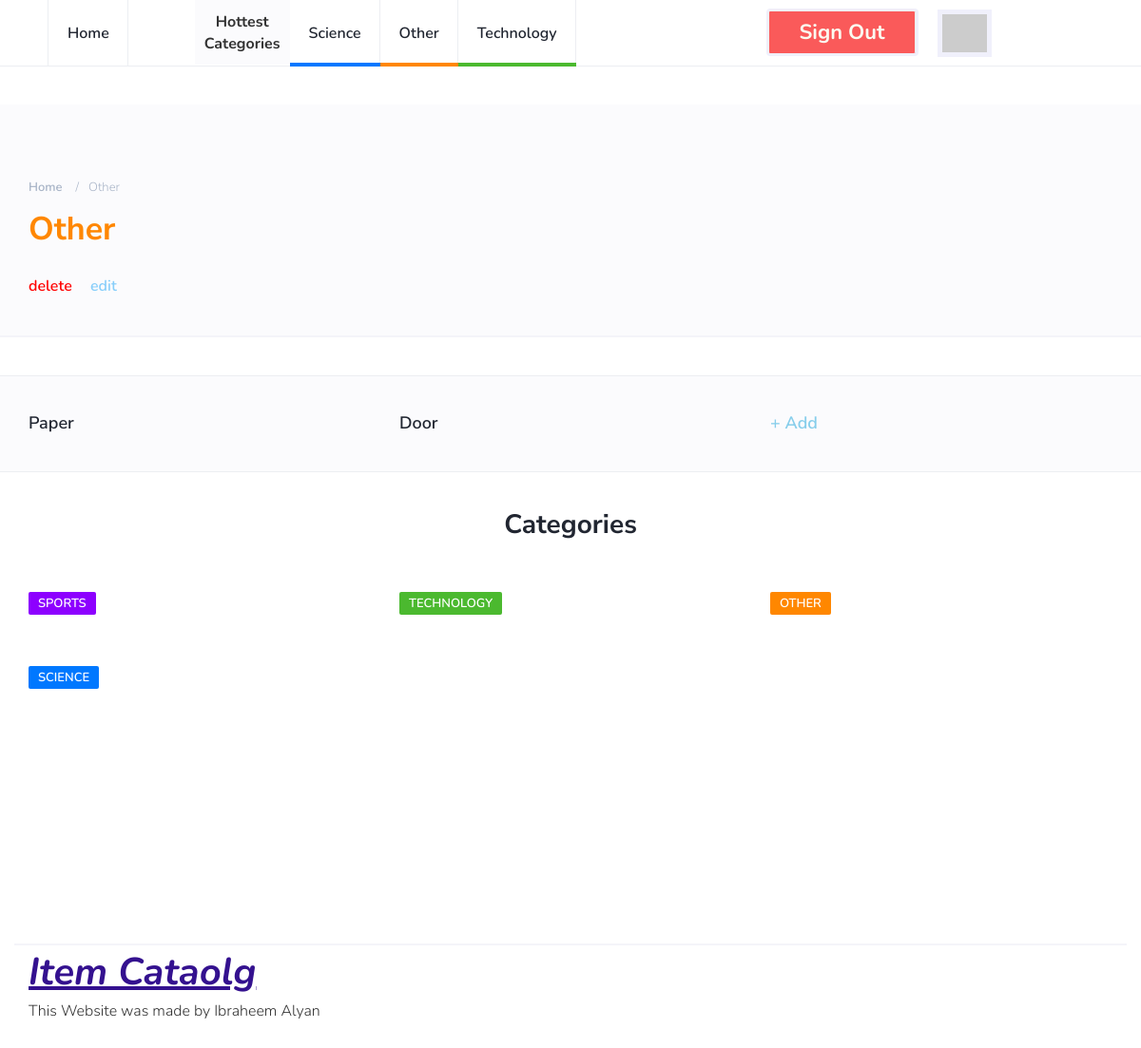
The page /catalog/Other/items (signed in) on the database its author committed.
### database_setup.py (models this page shows, shortened)
class Category(Base):
    __tablename__ = 'category'
    id = Column(Integer, primary_key = True)
    name =Column(String(80), nullable = False)

class Item(Base):
    __tablename__ = 'item'
    id = Column(Integer, primary_key=True)
    title = Column(String(100), nullable=False)
    description = Column(String(1000), nullable=False)
    author_id = Column(Integer, ForeignKey('user.id'))
    author = relationship(User)
    cat_id = Column(Integer, ForeignKey('category.id'))
    category = relationship(Category, cascade="all, delete-orphan", single_parent=True)

### project.py (the view, shortened to what this page needs)
@app.route('/catalog/<string:cat_name>/items')
def view_category_items(cat_name):
    db = DBSession()
    top_categories = db.query(Category).order_by(desc(Category.id)).limit(3)
    categories = db.query(Category)
    category = None
    items = None
    try:
        category = db.query(Category).filter_by(name = cat_name).one()
    except NoResultFound:
        db.close()
        return render_template("errors/category_404.html", cat_name=cat_name)
    try:
        items = db.query(Item).filter_by(cat_id = category.id)
    except NoResultFound:
        db.close()
        return render_template("errors/category_empty.html", cat_name=cat_name)
    db.close()
    if 'signed' not in session:
        session['signed'] = False
    if session['signed']:
        return render_template("category.html",
                               items = items,
                               categories = categories,
                               delete_url = (str(request.path)[:-6] + "/delete"),
                               edit_url = (str(request.path) + "/edit"),
                               top_categories = top_categories,
                               category = category,
                               user_dict = session["user_data_dict"])

### templates/category.html
{% extends "main.html" %}
{% block content %}
		<div class="page-header" style="margin-top:40px;padding-bottom:40px;">
			<div class="container">
				<div class="row">
					<div class="col-md-10">
						<ul class="page-header-breadcrumb">
							<li><a href="https://localhost:5000/">Home</a></li>
							<li>{{ category.name }}</li>
						</ul>
						<h1 class="cat-{{ ((category.id + 2 ) % 4) + 1 }}-title">{{ category.name }}</h1>
					</div>
				</div>
				<div style="padding-top:30px">
		        <a href="{{ delete_url }}" style="padding-right: 15px; color: red;"> delete </a>
		        <a href="{{ edit_url }}" style="color: lightskyblue;"> edit </a>
		    </div>
			</div>
		</div>
		<div class="section">
		</div>
		<div class="section section-grey">
			<div class="container">
				<div class="row">
					{% for i in items %}
					<div class="col-md-4">
						<div class="post">
							<div class="post-body">
								<h3 class="post-title"><a href="{{ '/catalog/' + i.category.name + '/' + i.title }}"> {{ i.title }} </a></h3>
							</div>
						</div>
					</div>
					{% endfor %}
					<div class="col-md-4">
						<div class="post">
							<div class="post-body">
								<h3 class="post-title"><a href="/catalog/new-item" style="color:skyblue"> + Add </a></h3>
							</div>
						</div>
					</div>
				</div>
			</div>
		</div>
{% endblock %}

### templates/main.html (shortened to what this page needs)
<!DOCTYPE html>
<html lang="en">
	<head>
		<link type="text/css" rel="stylesheet" href="https://localhost:5000/css/bootstrap.min.css"/>
		<link rel="stylesheet" href="https://localhost:5000/css/font-awesome.min.css">
		<link type="text/css" rel="stylesheet" href="https://localhost:5000/css/style.css"/>
    </head>
	<body>
		<header id="header">
			<div id="nav">
				<div id="nav-fixed">
					<div class="container">
						<ul class="nav-menu nav navbar-nav">
							<li><a href="https://localhost:5000/">Home</a></li>
							<li id="sep"> Hottest <br> Categories </li>
							{% for c in top_categories %}
							<li class="cat-{{ ((c.id + 2 ) % 4) + 1 }}"><a href="{{ '/catalog/' + c.name + '/items' }}">{{ c.name }}</a></li>
							{% endfor %}
              {% if not user_dict %}
              <li><a href="{{ url_for('internal_sign_up') }}" class="btn green" style="padding:12px 15px 12px 15px;">Sign up</a></li>
              <li><a href="{{ url_for('login') }}" class="btn red" style="padding:12px 15px 12px 15px;margin-left:20px">Log in</a></li>
              {% else %}
              <li><a href="{{ url_for('revoke') }}" class="btn red" style="padding: 12px 15px 12px 15px;">Sign out</a></li>
							<li><img src="{{ user_dict['picture'] }}" id="profile_img"></li>
              {% endif %}
            </ul>
					</div>
				</div>
			</div>
		</header>
    {% block content %}
    {% endblock %}
		<div class="section">
			<div class="container">
				<div class="row">
					<div class="col-md-12">
						<div class="section-title text-center">
							<h2>Categories</h2>
						</div>
					</div>
					{% for c in categories %}
					<div class="col-md-4">
						<div class="post">
							<div class="post-body">
								<div class="post-meta">
									<a class="post-category cat-{{ ((c.id + 2 ) % 4) + 1 }}" href="{{ '/catalog/' + c.name + '/items' }}">{{ c.name }}</a>
								</div>
							</div>
						</div>
					</div>
					{% endfor %}
				</div>
			</div>
		</div>
		<footer id="footer">
			<div class="container">
							<ul class="footer-nav">
								<li><a href="https://localhost:5000/" style="font-size:40px;font-weight:bold;font-style:italic;color:#34118f;text-decoration:underline;">Item Cataolg</a></li>
							</ul>
							<div class="post-body">
								This Website was made by Ibraheem Alyan
							</div>
						</div>
		</footer>
	</body>
</html>

### templates/css/style.css (style rules this page uses)
body { font-family: 'Nunito', sans-serif; font-size: 16px; font-weight: 300; zoom: 150% color: #3d455c; margin: 0; padding: 0; overflow-x: hidden; }
h1, h2, h3, h4, h5, h6 { font-family: 'Nunito Sans', sans-serif; font-weight: 700; color: #212631; margin: 0px 0px 15px; }
h1 { font-size: 34px; }
h2 { font-size: 28px; }
h3 { font-size: 23px; }
a { font-weight: 600; color: #212631; text-decoration: none; }
ul,ol { margin: 0; padding: 0; list-style: none }
.section { padding-top: 40px; }
.section.section-grey { background-color: #fbfbfd; border-bottom: 1px solid #eceef2; border-top: 1px solid #eceef2; }
.section .section-title { margin-bottom: 40px; }
.section .section-title h2 { text-transform: capitalize; font-size: 28px; }
#nav { height: 70px; }
#nav:after { content: ""; position: fixed; left: 0; right: 0; bottom: 0; top: 0; background-color: rgba(33, 38, 49, 0.5); z-index: 90; opacity: 0; visibility: hidden; -webkit-transition: 0.2s all; transition: 0.2s all; }
#nav-fixed { position: fixed; left: 0; right: 0; top: 0; z-index: 90; background-color: #FFF; -webkit-box-shadow: 0px -1px 0px 0px #eceef2 inset; box-shadow: 0px -1px 0px 0px #eceef2 inset; }
#sep { background-color: #fbfbfd; text-align: center; font-weight: bold; padding: 10px; padding-top: 12px; margin-left: 70px; }
#nav .container { position: relative; }
.nav-menu { margin-left: 20px; }
.nav-menu li a { position: relative; padding: 25px 20px; text-transform: capitalize; -webkit-box-shadow: -1px 0px 0px 0px #eceef2 inset; box-shadow: -1px 0px 0px 0px #eceef2 inset; -webkit-transition: 0.2s color; transition: 0.2s color; }
.nav-menu li:first-child a { border-left: 1px solid #eceef2; }
.nav-menu li a:after { content: ''; position: absolute; left: 0; right: 0; bottom: 0px; width: 100%; height: 4px; -webkit-transition: 0.2s width; transition: 0.2s width; }
.cat-2-title { color: #ff8700; }
.nav-menu li.cat-1 a:after { background-color: #4BB92F; }
.nav-menu li.cat-2 a:after { background-color: #ff8700; }
.nav-menu li.cat-3 a:after { background-color: #0078ff; }
.page-header { position: relative; margin: 0; padding-top: 60px; padding-bottom: 60px; background-color: #fbfbfd; border-bottom: 2px solid #F4f4f9; }
.page-header h1 { text-transform: capitalize; margin-bottom: 0px; }
.page-header .page-header-breadcrumb { margin: 15px 0px; }
.page-header .page-header-breadcrumb li { display: inline-block; }
.page-header .page-header-breadcrumb li, .page-header .page-header-breadcrumb li a { font-size: 13px; text-transform: capitalize; color: #a7b3c6; }
.page-header .page-header-breadcrumb li a { -webkit-transition: 0.2s color; transition: 0.2s color; }
.page-header .page-header-breadcrumb li + li:before { content: '/'; display: inline-block; margin: 0px 10px; }
.post { margin-bottom: 40px; }
.post .post-meta { margin-top: 15px; margin-bottom: 15px; }
.post-meta .post-category { font-size: 13px; text-transform: uppercase; padding: 3px 10px; font-weight: 600; border-radius: 2px; margin-right: 15px; color: #FFF; background-color: #212631; -webkit-transition: 0.2s opacity; transition: 0.2s opacity; }
.post-meta .post-category.cat-1 { background-color: #4BB92F; }
.post-meta .post-category.cat-2 { background-color: #ff8700; }
.post-meta .post-category.cat-3 { background-color: #0078ff; }
.post-meta .post-category.cat-4 { background-color: #8d00ff; }
.post .post-title { font-size: 18px; margin-bottom: 0px; }
.btn { width: 160px; height: 50px; text-align: center; font-size: 22px; color: #FBFBF0; border-width: 3px; border-color: #F0F0FB; font-weight: bold; margin-top: 9px; margin-left: 200px; }
.red { background: #fa5a5a; }
#profile_img { height: 50px; border: 5px solid #F0F0FB; margin-left: 20px; margin-top: 10px; }
#footer { padding-bottom: 40px; margin-top: 230px; }
#footer .container { border-top: 2px solid #F4f4f9; }
.footer-nav li { display: inline-block; margin-right: 15px; }

### rows shown on the page
Category: name "Science", name "SCIENCE"
Category: name "Other", name "OTHER"
Category: name "Technology", name "TECHNOLOGY"
Item: title "Paper"
Item: title "Door"
Category: name "SPORTS"
